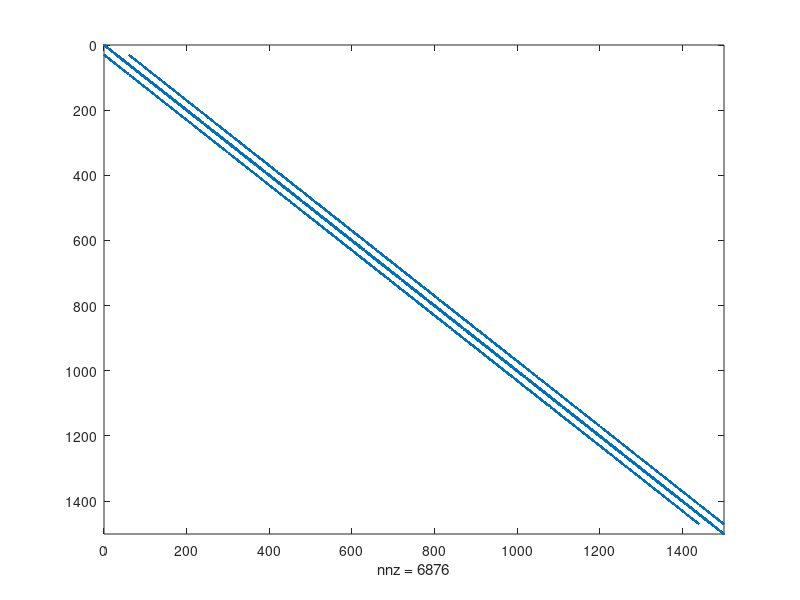
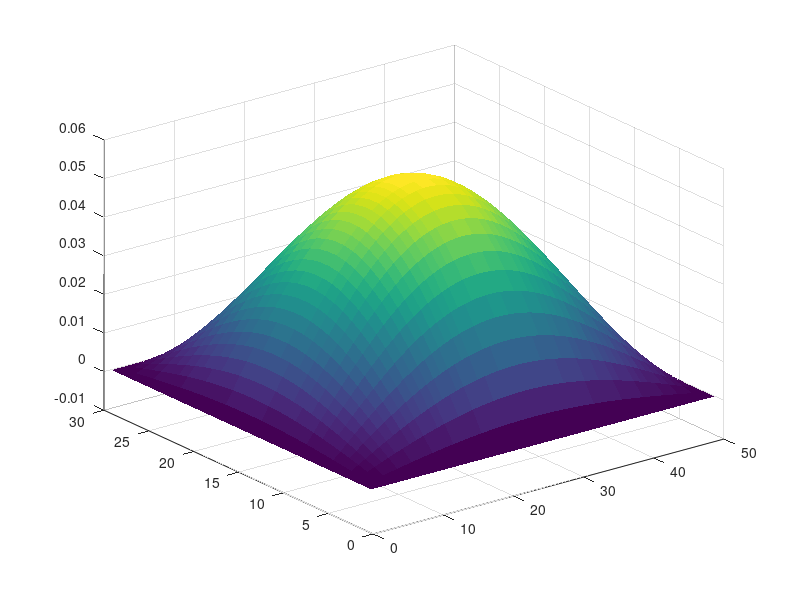
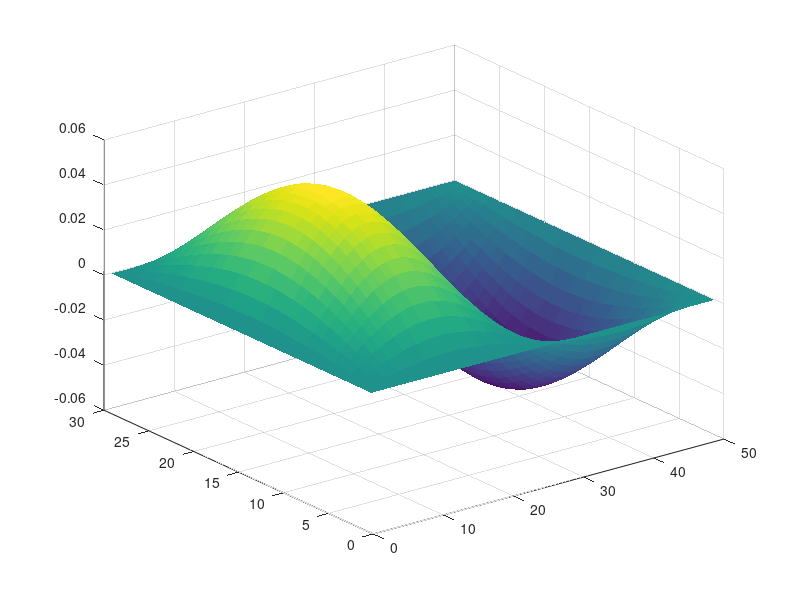
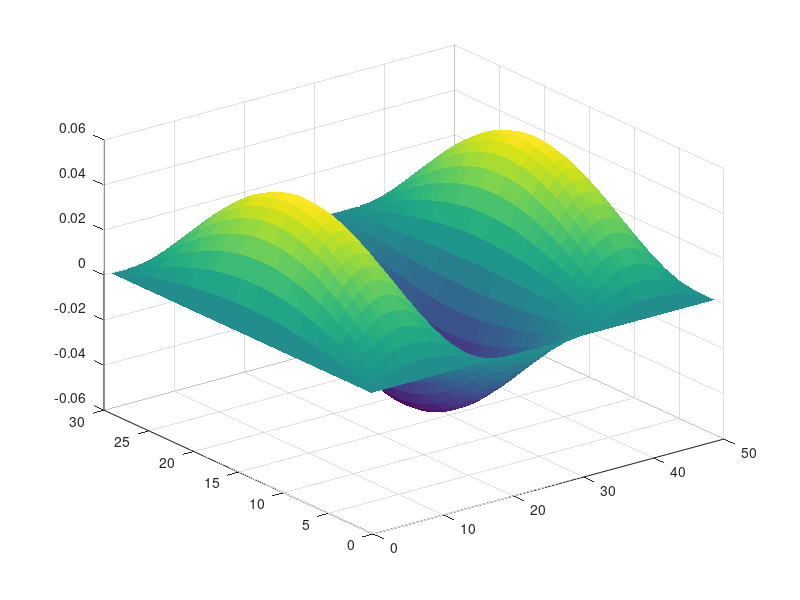

Reproduce these figures in MATLAB, in order.
clc;
clear;

nx=30;
ny=50;
G=sparse(nx*ny,nx*ny);

%n:m,n  
%a:m,n+1    
%d:m,n-1
%w:m+1,n
%s:m-1,n
for i=1:(nx*ny)
    G(i,i)=1;
end

for j=2:(ny-1)
    for i=2:(nx-1)
        
        n=i+(j-1)*nx;
        
        w=(i-1)+(j-1)*nx;
        d= i+j*nx;
        s=(i+1)+(j-1)*nx;
        a=i+(j-2)*nx;
        
        G(n,n)=-4;
        G(n,w)=1;
        G(n,d)=1;
        G(n,a)=1;
        G(n,s)=1;     
          
    end
end
figure(1);
spy(G);
[E,D] = eigs(G,9,'SM');


F = E(:,1);
for i=1:nx
    for j=1:ny
        n=i+(j-1)*nx;
        Emap(i,j) = F(n);
    end
end
figure(2);
surf(Emap,'linestyle','none');

F = E(:,2);
for i=1:nx
    for j=1:ny
        n=i+(j-1)*nx;
        Emap(i,j) = F(n);
    end
end
figure(3);
surf(Emap,'linestyle','none');

F = E(:,3);
for i=1:nx
    for j=1:ny
        n=i+(j-1)*nx;
        Emap(i,j) = F(n);
    end
end
figure(4);
surf(Emap,'linestyle','none');

F = E(:,4);
for i=1:nx
    for j=1:ny
        n=i+(j-1)*nx;
        Emap(i,j) = F(n);
    end
end
figure(5);
surf(Emap,'linestyle','none');

F = E(:,5);
for i=1:nx
    for j=1:ny
        n=i+(j-1)*nx;
        Emap(i,j) = F(n);
    end
end
figure(6);
surf(Emap,'linestyle','none');

F = E(:,6);
for i=1:nx
    for j=1:ny
        n=i+(j-1)*nx;
        Emap(i,j) = F(n);
    end
end
figure(7);
surf(Emap,'linestyle','none');

F = E(:,7);
for i=1:nx
    for j=1:ny
        n=i+(j-1)*nx;
        Emap(i,j) = F(n);
    end
end
figure(8);
surf(Emap,'linestyle','none');

F = E(:,8);
for i=1:nx
    for j=1:ny
        n=i+(j-1)*nx;
        Emap(i,j) = F(n);
    end
end
figure(9);
surf(Emap,'linestyle','none');

F = E(:,9);
for i=1:nx
    for j=1:ny
        n=i+(j-1)*nx;
        Emap(i,j) = F(n);
    end
end
figure(10);
surf(Emap,'linestyle','none');


